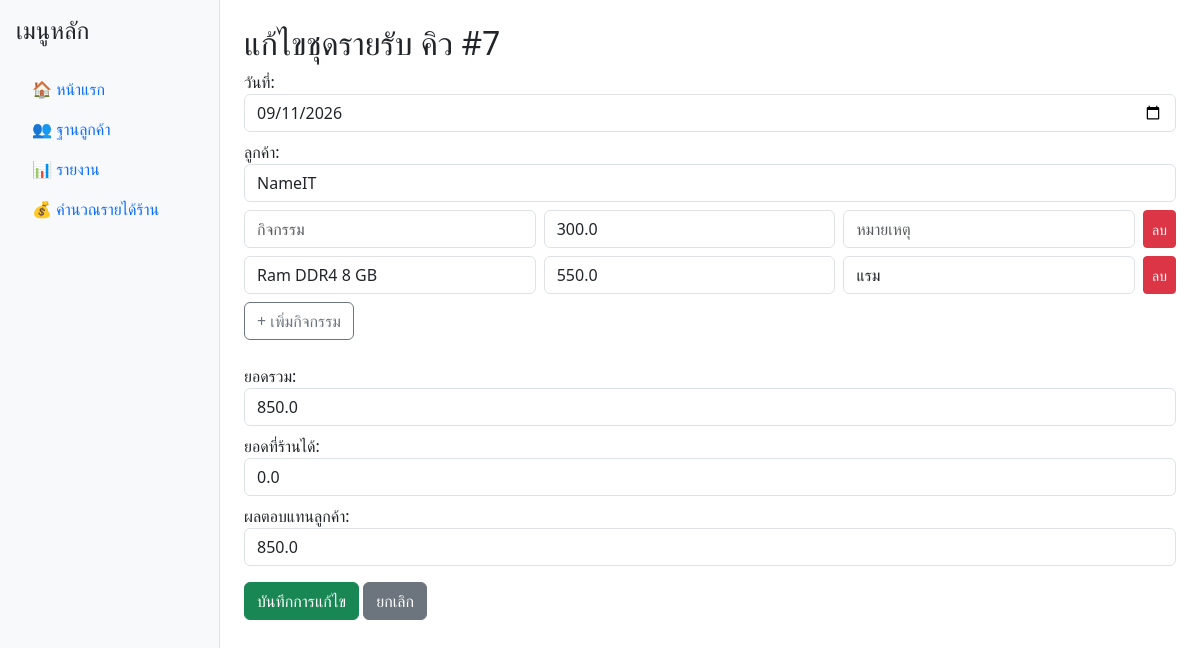
The page /edit_income/7 on the database its author committed.
### tables this page shows
CREATE TABLE bill_summary (
    id INTEGER PRIMARY KEY AUTOINCREMENT,
    date TEXT NOT NULL,
    customer_id INTEGER,
    total_income REAL,
    shop_get REAL,
    discount REAL, ref_id TEXT,
    FOREIGN KEY (customer_id) REFERENCES customers(id)
);

CREATE TABLE customers (
    id INTEGER PRIMARY KEY AUTOINCREMENT,
    name TEXT NOT NULL,
    phone TEXT,
    note TEXT
);

CREATE TABLE income (
    id INTEGER PRIMARY KEY AUTOINCREMENT,
    date TEXT NOT NULL,
    customer_id INTEGER,
    activity TEXT,
    amount REAL,
    shop_get REAL,
    discount REAL,
    note TEXT, source TEXT, ref_id TEXT, bill_id INTEGER,
    FOREIGN KEY (customer_id) REFERENCES customers (id)
);

### app.py (the view)
@app.route("/edit_income/<int:bill_id>", methods=["GET", "POST"])
def edit_income(bill_id):
    conn = get_db_connection()
    if request.method == "POST":
        date_val = request.form.get("date")
        customer_id = request.form.get("customer_id")
        shop_get = float(request.form.get("shop_get") or 0)
        activities = request.form.getlist("activity[]")
        amounts = request.form.getlist("amount[]")
        notes = request.form.getlist("note[]")
        total_income = sum([float(a) for a in amounts if a])
        discount = total_income - shop_get
        conn.execute(
            "UPDATE bill_summary SET date=?, customer_id=?, total_income=?, shop_get=?, discount=? WHERE id=?",
            (date_val, customer_id, total_income, shop_get, discount, bill_id)
        )
        conn.execute("DELETE FROM income WHERE bill_id=?", (bill_id,))
        for activity, amount, note in zip(activities, amounts, notes):
            if activity or amount:
                conn.execute(
                    "INSERT INTO income (bill_id, date, customer_id, activity, amount, note, ref_id) VALUES (?, ?, ?, ?, ?, ?, ?)",
                    (bill_id, date_val, customer_id, activity, amount, note, f"{customer_id}-{date_val}")
                )
        conn.commit()
        conn.close()
        return redirect("/report")
    else:
        bill = conn.execute("SELECT * FROM bill_summary WHERE id=?", (bill_id,)).fetchone()
        incomes = conn.execute("SELECT * FROM income WHERE bill_id=?", (bill_id,)).fetchall()
        customers = conn.execute("SELECT * FROM customers ORDER BY name ASC").fetchall()
        conn.close()
        return render_template("income/edit_income.html", bill=bill, incomes=incomes, customers=customers)

### app.py (called while the page is built)
def get_db_connection():
    conn = sqlite3.connect('database.db')
    conn.row_factory = sqlite3.Row
    return conn

### templates/income/edit_income.html (shortened to what this page needs)
{% extends "base.html" %}
{% block content %}
<h2>แก้ไขชุดรายรับ คิว #{{ bill.id }}</h2>
<form method="POST">
  <label>วันที่:</label>
  <input type="date" name="date" class="form-control mb-2" value="{{ bill.date }}">
  <label>ลูกค้า:</label>
  <select name="customer_id" class="form-control mb-2">
    {% for c in customers %}
    <option value="{{ c.id }}" {% if c.id == bill.customer_id %}selected{% endif %}>{{ c.name }}</option>
    {% endfor %}
  </select>
  <div id="activity-list">
    {% for income in incomes %}
    <div class="d-flex mb-2">
      <input type="text" name="activity[]" class="form-control me-2" value="{{ income.activity }}" placeholder="กิจกรรม">
      <input type="number" step="0.01" name="amount[]" class="form-control activity-amount me-2" value="{{ income.amount }}" placeholder="ราคา">
      <input type="text" name="note[]" class="form-control me-2" value="{{ income.note }}" placeholder="หมายเหตุ">
      <button type="button" class="btn btn-danger btn-sm" onclick="this.parentElement.remove()">ลบ</button>
    </div>
    {% endfor %}
  </div>
  <button type="button" id="btn-add-activity" class="btn btn-outline-secondary mb-2">+ เพิ่มกิจกรรม</button>
  <div class="mt-3">
    <label>ยอดรวม:</label>
    <input type="number" step="0.01" id="total_income" class="form-control mb-2" value="{{ bill.total_income }}" readonly>
    <label>ยอดที่ร้านได้:</label>
    <input type="number" step="0.01" name="shop_get" id="shop_get" class="form-control mb-2" value="{{ bill.shop_get }}">
    <label>ผลตอบแทนลูกค้า:</label>
    <input type="number" step="0.01" id="discount_total" class="form-control mb-2" value="{{ bill.discount }}" readonly>
  </div>
  <button type="submit" class="btn btn-success mt-2">บันทึกการแก้ไข</button>
  <a href="/report" class="btn btn-secondary mt-2">ยกเลิก</a>
</form>
{% endblock %}

### rows shown on the page
bill_summary: id "7", date "09/11/2026", customer_id "NameIT", total_income "850.0", shop_get "0.0", discount "850.0"
income: amount "300.0"
income: activity "Ram DDR4 8 GB", amount "550.0", note "แรม"
